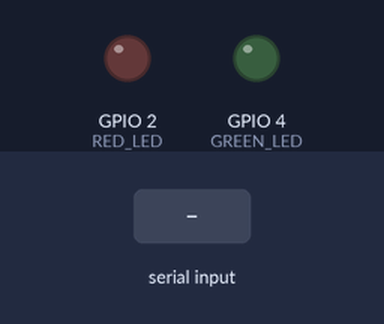
Recording of a sketch running on a simulated ESP32. Shown: output pins drawn as LEDs (lit = HIGH). Dashed ring = blinking. The inputs (shaded band) are chosen by the test bench.

Above: at 1.2 s.
1.3 s: "W" received over Serial
At 1.37 s:
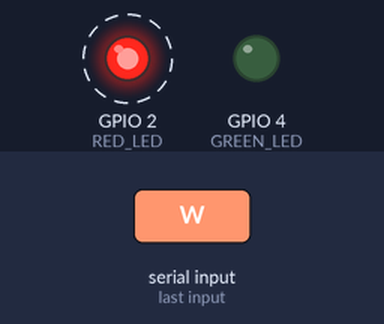
4.3 s: "C" received over Serial
At 4.4 s:
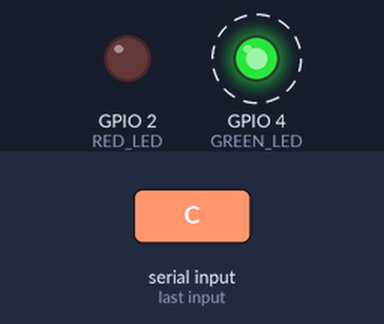
Timing chart, 0 to 7.3 s (numbered marks = the images above; inputs shaded):
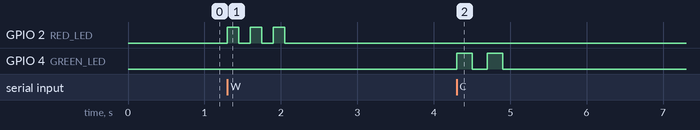

The sketch:

esp32_led_blink.ino
```cpp
#define RED_LED   2   // Weed detected
#define GREEN_LED 4   // Crop detected

void setup() {
  Serial.begin(9600);
  pinMode(RED_LED, OUTPUT);
  pinMode(GREEN_LED, OUTPUT);
  digitalWrite(RED_LED, LOW);
  digitalWrite(GREEN_LED, LOW);
}

void blinkLED(int pin, int times, int delayMs) {
  for (int i = 0; i < times; i++) {
    digitalWrite(pin, HIGH);
    delay(delayMs);
    digitalWrite(pin, LOW);
    delay(delayMs);
  }
}

void loop() {
  if (Serial.available() > 0) {
    char cmd = Serial.read();
    if (cmd == 'W') {
      blinkLED(RED_LED, 3, 150);    // Weed → red blinks 3x
    } else if (cmd == 'C') {
      blinkLED(GREEN_LED, 2, 200);  // Crop → green blinks 2x
    }
  }
}
```

Measured:
- after the input at 1.3 s, GPIO 2 (RED_LED): alternates HIGH for 0.15 s and LOW for 0.15 s, 6 changes in all, then stays LOW, starting at once
- after the input at 4.3 s, GPIO 4 (GREEN_LED): alternates HIGH for 0.20 s and LOW for 0.20 s, 4 changes in all, then stays LOW, starting at once
